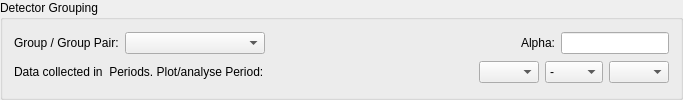
        <widget class="QGroupBox" name="groupBox_3">
         <property name="title">
          <string>Detector Grouping</string>
         </property>
         <layout class="QVBoxLayout" name="verticalLayout_5">
          <item>
           <layout class="QHBoxLayout" name="horizontalLayout_5">
            <item>
             <widget class="QLabel" name="label">
              <property name="toolTip">
               <string>&lt;!DOCTYPE HTML PUBLIC &quot;-//W3C//DTD HTML 4.0//EN&quot; &quot;http://www.w3.org/TR/REC-html40/strict.dtd&quot;&gt;
&lt;html&gt;&lt;head&gt;&lt;meta name=&quot;qrichtext&quot; content=&quot;1&quot; /&gt;&lt;style type=&quot;text/css&quot;&gt;
p, li { white-space: pre-wrap; }
&lt;/style&gt;&lt;/head&gt;&lt;body style=&quot; font-family:'MS Shell Dlg 2'; font-size:8.25pt; font-weight:400; font-style:normal;&quot;&gt;
&lt;p style=&quot; margin-top:0px; margin-bottom:0px; margin-left:0px; margin-right:0px; -qt-block-indent:0; text-indent:0px;&quot;&gt;&lt;span style=&quot; font-size:8pt;&quot;&gt;Lists valid groups and group-pairs &lt;/span&gt;&lt;/p&gt;
&lt;p style=&quot; margin-top:0px; margin-bottom:0px; margin-left:0px; margin-right:0px; -qt-block-indent:0; text-indent:0px;&quot;&gt;&lt;span style=&quot; font-size:8pt;&quot;&gt;as defined in the Grouping &lt;/span&gt;&lt;/p&gt;
&lt;p style=&quot; margin-top:0px; margin-bottom:0px; margin-left:0px; margin-right:0px; -qt-block-indent:0; text-indent:0px;&quot;&gt;&lt;span style=&quot; font-size:8pt;&quot;&gt;Options tab.&lt;/span&gt;&lt;/p&gt;&lt;/body&gt;&lt;/html&gt;</string>
              </property>
              <property name="text">
               <string>Group / Group Pair:</string>
              </property>
             </widget>
            </item>
            <item>
             <widget class="QComboBox" name="frontGroupGroupPairComboBox">
              <property name="sizePolicy">
               <sizepolicy hsizetype="Expanding" vsizetype="Fixed">
                <horstretch>0</horstretch>
                <verstretch>0</verstretch>
               </sizepolicy>
              </property>
              <property name="minimumSize">
               <size>
                <width>140</width>
                <height>0</height>
               </size>
              </property>
             </widget>
            </item>
            <item>
             <spacer name="horizontalSpacer_5">
              <property name="orientation">
               <enum>Qt::Horizontal</enum>
              </property>
              <property name="sizeType">
               <enum>QSizePolicy::Expanding</enum>
              </property>
              <property name="sizeHint" stdset="0">
               <size>
                <width>250</width>
                <height>20</height>
               </size>
              </property>
             </spacer>
            </item>
            <item>
             <widget class="QLabel" name="frontAlphaLabel">
              <property name="text">
               <string>Alpha:</string>
              </property>
             </widget>
            </item>
            <item>
             <widget class="QLineEdit" name="frontAlphaNumber">
              <property name="maximumSize">
               <size>
                <width>16777215</width>
                <height>16777215</height>
               </size>
              </property>
             </widget>
            </item>
           </layout>
          </item>
          <item>
           <layout class="QHBoxLayout" name="horizontalLayout_4">
            <item>
             <widget class="QLabel" name="homePeriodsLabel">
              <property name="sizePolicy">
               <sizepolicy hsizetype="Fixed" vsizetype="Preferred">
                <horstretch>0</horstretch>
                <verstretch>0</verstretch>
               </sizepolicy>
              </property>
              <property name="minimumSize">
               <size>
                <width>400</width>
                <height>0</height>
               </size>
              </property>
              <property name="toolTip">
               <string>&lt;!DOCTYPE HTML PUBLIC &quot;-//W3C//DTD HTML 4.0//EN&quot; &quot;http://www.w3.org/TR/REC-html40/strict.dtd&quot;&gt;
&lt;html&gt;&lt;head&gt;&lt;meta name=&quot;qrichtext&quot; content=&quot;1&quot; /&gt;&lt;style type=&quot;text/css&quot;&gt;
p, li { white-space: pre-wrap; }
&lt;/style&gt;&lt;/head&gt;&lt;body style=&quot; font-family:'MS Shell Dlg 2'; font-size:8.25pt; font-weight:400; font-style:normal;&quot;&gt;
&lt;p style=&quot; margin-top:0px; margin-bottom:0px; margin-left:0px; margin-right:0px; -qt-block-indent:0; text-indent:0px;&quot;&gt;&lt;span style=&quot; font-size:8pt;&quot;&gt;For single period data only the 1st &lt;/span&gt;&lt;/p&gt;
&lt;p style=&quot; margin-top:0px; margin-bottom:0px; margin-left:0px; margin-right:0px; -qt-block-indent:0; text-indent:0px;&quot;&gt;&lt;span style=&quot; font-size:8pt;&quot;&gt;Plot/Analyse Period drop down box &lt;/span&gt;&lt;/p&gt;
&lt;p style=&quot; margin-top:0px; margin-bottom:0px; margin-left:0px; margin-right:0px; -qt-block-indent:0; text-indent:0px;&quot;&gt;&lt;span style=&quot; font-size:8pt;&quot;&gt;is active. For multi period data all &lt;/span&gt;&lt;/p&gt;
&lt;p style=&quot; margin-top:0px; margin-bottom:0px; margin-left:0px; margin-right:0px; -qt-block-indent:0; text-indent:0px;&quot;&gt;&lt;span style=&quot; font-size:8pt;&quot;&gt;the drop boxes are enabled. Use &lt;/span&gt;&lt;/p&gt;
&lt;p style=&quot; margin-top:0px; margin-bottom:0px; margin-left:0px; margin-right:0px; -qt-block-indent:0; text-indent:0px;&quot;&gt;&lt;span style=&quot; font-size:8pt;&quot;&gt;these additional fields to plot the &lt;/span&gt;&lt;/p&gt;
&lt;p style=&quot; margin-top:0px; margin-bottom:0px; margin-left:0px; margin-right:0px; -qt-block-indent:0; text-indent:0px;&quot;&gt;&lt;span style=&quot; font-size:8pt;&quot;&gt;difference (or sum) between two &lt;/span&gt;&lt;/p&gt;
&lt;p style=&quot; margin-top:0px; margin-bottom:0px; margin-left:0px; margin-right:0px; -qt-block-indent:0; text-indent:0px;&quot;&gt;&lt;span style=&quot; font-size:8pt;&quot;&gt;timing periods.&lt;/span&gt;&lt;/p&gt;&lt;/body&gt;&lt;/html&gt;</string>
              </property>
              <property name="text">
               <string>Data collected in &lt;n&gt; Periods. Plot/analyse Period:</string>
              </property>
             </widget>
            </item>
            <item>
             <spacer name="horizontalSpacer_24">
              <property name="orientation">
               <enum>Qt::Horizontal</enum>
              </property>
              <property name="sizeHint" stdset="0">
               <size>
                <width>0</width>
                <height>20</height>
               </size>
              </property>
             </spacer>
            </item>
            <item>
             <widget class="QComboBox" name="homePeriodBox1">
              <property name="sizePolicy">
               <sizepolicy hsizetype="Expanding" vsizetype="Fixed">
                <horstretch>0</horstretch>
                <verstretch>0</verstretch>
               </sizepolicy>
              </property>
              <property name="maximumSize">
               <size>
                <width>60</width>
                <height>16777215</height>
               </size>
              </property>
              <property name="currentIndex">
               <number>-1</number>
              </property>
             </widget>
            </item>
            <item>
             <widget class="QComboBox" name="homePeriodBoxMath">
              <property name="enabled">
               <bool>true</bool>
              </property>
              <property name="sizePolicy">
               <sizepolicy hsizetype="Expanding" vsizetype="Fixed">
                <horstretch>0</horstretch>
                <verstretch>0</verstretch>
               </sizepolicy>
              </property>
              <property name="maximumSize">
               <size>
                <width>100</width>
                <height>16777215</height>
               </size>
              </property>
              <item>
               <property name="text">
                <string>-</string>
               </property>
              </item>
              <item>
               <property name="text">
                <string>+</string>
               </property>
              </item>
             </widget>
            </item>
            <item>
             <widget class="QComboBox" name="homePeriodBox2">
              <property name="enabled">
               <bool>true</bool>
              </property>
              <property name="sizePolicy">
               <sizepolicy hsizetype="Expanding" vsizetype="Fixed">
                <horstretch>0</horstretch>
                <verstretch>0</verstretch>
               </sizepolicy>
              </property>
              <property name="maximumSize">
               <size>
                <width>60</width>
                <height>16777215</height>
               </size>
              </property>
             </widget>
            </item>
           </layout>
          </item>
         </layout>
        </widget>
